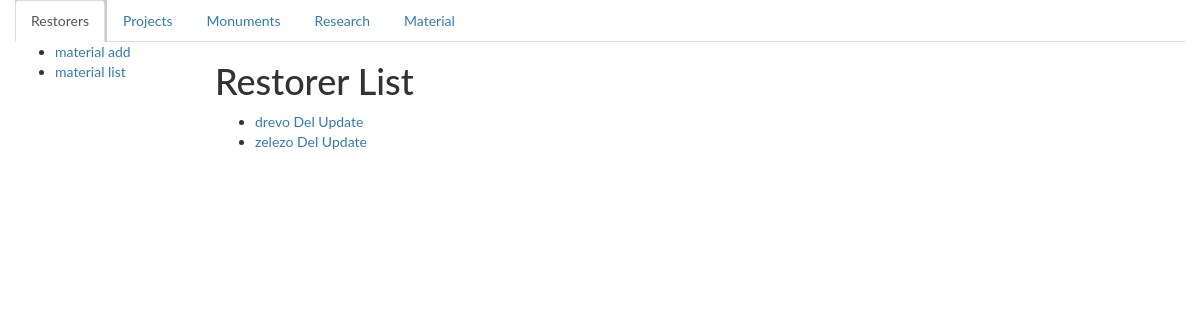
The app's page /material/list, older data.
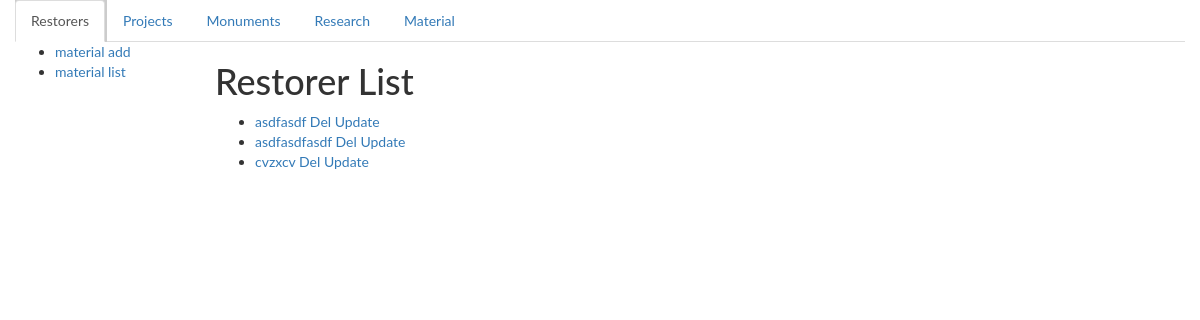
The same page, newer data.
### catalogWeb/models.py (models this page shows)
class Material(models.Model):
    name = models.CharField(max_length=45)
    description = models.CharField(max_length=200) #general info
    def __str__(self):
        return '%s' % self.name  #self.MaterialDefinition.name

### catalogWeb/views.py (the view)
# urls.py: url(r'material/list', views.MaterialView.as_view(), name='materialList'),
class MaterialView(generic.ListView):
    model = Material
    paginate_by = 4

### catalogWeb/templates/catalogWeb/material_list.html
{% extends "base_generic.html" %}
{% block sidebar %}
  <ul class="sidebar-nav">
    <li><a href="{% url 'materialCreate' %}">material add</a></li>
    <li><a href="{% url 'materialList' %}">material list</a></li>
  </ul>
{% endblock sidebar %}
{% block content %}
    <h1>Restorer List</h1>
    {% if material_list %}
    <ul>
      {% for material in material_list %}
      <li>
        <a href="{% url 'materialDetail' material.id %}"> {{  material }}</a>
          <a href="{% url 'materialDelete' material.id %}"> Del</a>
            <a href="{% url 'materialUpdate' material.id %}"> Update</a>
      </li>
      {% endfor %}
    </ul>
    {% else %}
      <p>There are no books in the library.</p>
    {% endif %}
{% endblock %}

Row changes from the older to the newer data that the page shows:
removed Material: name "drevo"
added Material: name "asdfasdf"
changed Material: name "zelezo" → "asdfasdfasdf"
added Material: name "cvzxcv"
